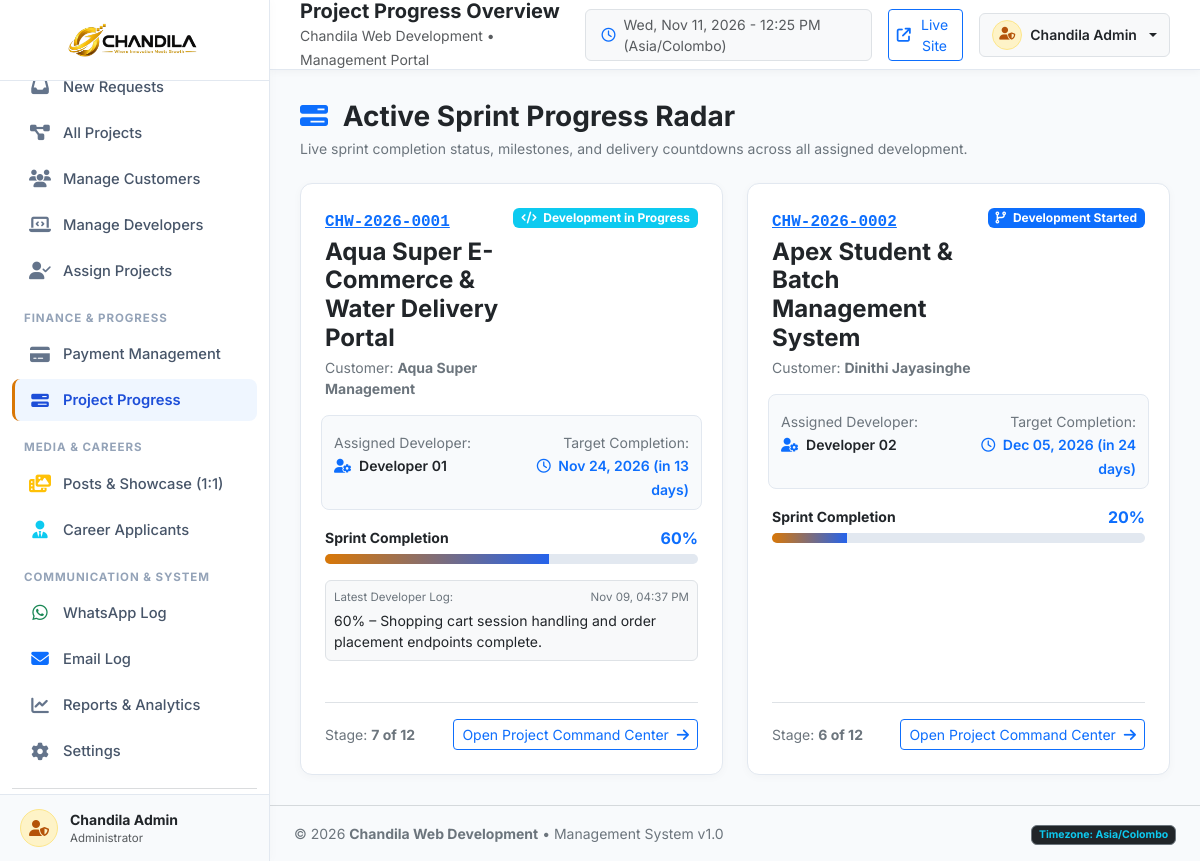
The app's page /admin/progress.php (signed in) with its own data.
### tables this page shows
CREATE TABLE `projects` (
  `id` INT(11) NOT NULL AUTO_INCREMENT,
  `job_id` VARCHAR(30) NOT NULL UNIQUE,
  `customer_id` INT(11) NOT NULL,
  `project_title` VARCHAR(200) NOT NULL,
  `project_type` ENUM(
    'Business Website',
    'E-commerce Website',
    'Web Application',
    'Student Management System',
    'Booking System',
    'Custom Web Application',
    'Other'
  ) NOT NULL DEFAULT 'Business Website',
  `description` TEXT NOT NULL,
  `required_features` TEXT NOT NULL,
  `reference_url` VARCHAR(255) DEFAULT NULL,
  `expected_budget` VARCHAR(100) DEFAULT NULL,
  `total_cost` DECIMAL(12,2) NOT NULL DEFAULT 0.00,
  `advance_amount` DECIMAL(12,2) NOT NULL DEFAULT 0.00,
  `milestone2_amount` DECIMAL(12,2) NOT NULL DEFAULT 0.00,
  `final_amount` DECIMAL(12,2) NOT NULL DEFAULT 0.00,
  `total_paid` DECIMAL(12,2) NOT NULL DEFAULT 0.00,
  `balance_due` DECIMAL(12,2) NOT NULL DEFAULT 0.00,
  `status` ENUM(
    'Request Submitted',
    'Request Reviewed',
    'Project Confirmed',
    'Advance Payment Pending',
    'Advance Payment Confirmed',
    'Development Started',
    'Development in Progress',
    'Second Payment Pending',
    'Client Review / Revisions',
    'Final Payment Pending',
    'Hosting & Deployment',
    'Project Completed',
    'Project Delivered',
    'Cancelled'
  ) NOT NULL DEFAULT 'Request Submitted',
  `progress_percentage` INT(3) NOT NULL DEFAULT 0,
  `assigned_developer_id` INT(11) DEFAULT NULL,
  `assigned_date` DATETIME DEFAULT NULL,
  `expected_completion_date` DATE DEFAULT NULL,
  `development_completed_date` DATETIME DEFAULT NULL,
  `hosting_url` VARCHAR(255) DEFAULT NULL,
  `hosting_deployed_date` DATETIME DEFAULT NULL,
  `delivered_date` DATETIME DEFAULT NULL,
  `additional_requirements` TEXT DEFAULT NULL,
  `internal_notes` TEXT DEFAULT NULL,
  `is_approved` TINYINT(1) NOT NULL DEFAULT 0,
  `created_at` DATETIME NOT NULL DEFAULT CURRENT_TIMESTAMP,
  `updated_at` DATETIME NOT NULL DEFAULT CURRENT_TIMESTAMP ON UPDATE CURRENT_TIMESTAMP,
  PRIMARY KEY (`id`),
  INDEX `idx_job_id` (`job_id`),
  INDEX `idx_customer` (`customer_id`),
  INDEX `idx_assigned_dev` (`assigned_developer_id`),
  INDEX `idx_status` (`status`),
  CONSTRAINT `fk_project_customer` FOREIGN KEY (`customer_id`) REFERENCES `customers` (`id`) ON DELETE CASCADE,
  CONSTRAINT `fk_project_dev` FOREIGN KEY (`assigned_developer_id`) REFERENCES `users` (`id`) ON DELETE SET NULL
);

CREATE TABLE `customers` (
  `id` INT(11) NOT NULL AUTO_INCREMENT,
  `full_name` VARCHAR(100) NOT NULL,
  `company_name` VARCHAR(150) DEFAULT NULL,
  `email` VARCHAR(100) NOT NULL,
  `phone` VARCHAR(30) NOT NULL,
  `whatsapp_number` VARCHAR(30) NOT NULL,
  `address` TEXT DEFAULT NULL,
  `created_at` DATETIME NOT NULL DEFAULT CURRENT_TIMESTAMP,
  `updated_at` DATETIME NOT NULL DEFAULT CURRENT_TIMESTAMP ON UPDATE CURRENT_TIMESTAMP,
  PRIMARY KEY (`id`),
  INDEX `idx_customer_email` (`email`),
  INDEX `idx_customer_whatsapp` (`whatsapp_number`)
);

CREATE TABLE `users` (
  `id` INT(11) NOT NULL AUTO_INCREMENT,
  `username` VARCHAR(50) NOT NULL UNIQUE,
  `email` VARCHAR(100) NOT NULL UNIQUE,
  `password_hash` VARCHAR(255) NOT NULL,
  `full_name` VARCHAR(100) NOT NULL,
  `phone` VARCHAR(30) DEFAULT NULL,
  `role` ENUM('admin', 'developer', 'customer_care') NOT NULL DEFAULT 'developer',
  `skills` VARCHAR(255) DEFAULT 'Full Stack Development',
  `status` ENUM('active', 'inactive') NOT NULL DEFAULT 'active',
  `avatar` VARCHAR(255) DEFAULT NULL,
  `last_login` DATETIME DEFAULT NULL,
  `created_at` DATETIME NOT NULL DEFAULT CURRENT_TIMESTAMP,
  `updated_at` DATETIME NOT NULL DEFAULT CURRENT_TIMESTAMP ON UPDATE CURRENT_TIMESTAMP,
  PRIMARY KEY (`id`),
  INDEX `idx_role` (`role`),
  INDEX `idx_status` (`status`)
);

### admin/progress.php (the view, shortened to what this page needs)
<?php
require_once __DIR__ . '/../includes/admin_header.php';
$projects = $pdo->query("
    SELECT p.*,
           c.full_name AS customer_name,
           c.company_name,
           u.full_name AS dev_name,
           (SELECT description FROM project_progress WHERE project_id = p.id ORDER BY created_at DESC LIMIT 1) AS latest_progress_desc,
           (SELECT created_at FROM project_progress WHERE project_id = p.id ORDER BY created_at DESC LIMIT 1) AS latest_progress_time
    FROM projects p
    JOIN customers c ON p.customer_id = c.id
    LEFT JOIN users u ON p.assigned_developer_id = u.id
    WHERE p.status IN ('Development Started', 'Development in Progress', 'Second Payment Pending', 'Client Review / Revisions', 'Hosting & Deployment')
    ORDER BY p.expected_completion_date ASC
")->fetchAll();
?>
<div class="d-flex justify-content-between align-items-center mb-4">
    <div>
        <h3 class="text-dark fw-bold mb-1"><i class="fa-solid fa-bars-progress text-primary me-2"></i> Active Sprint Progress Radar</h3>
        <p class="text-secondary small mb-0">Live sprint completion status, milestones, and delivery countdowns across all assigned development.</p>
    </div>
</div>
<div class="row g-4">
    <?php if (empty($projects)): ?>
        <div class="col-12">
            <div class="admin-card p-5 text-center text-secondary">
                <i class="fa-solid fa-laptop-code fa-3x mb-3 d-block text-secondary"></i>
                <h4 class="text-dark">No Active Development Sprints</h4>
                <p class="small mb-0">Projects in development will appear here with live progress percentages and deadline tracking.</p>
            </div>
        </div>
    <?php else: ?>
        <?php foreach ($projects as $p):
            $today = new DateTime('today');
            $target = !empty($p['expected_completion_date']) ? new DateTime($p['expected_completion_date']) : null;
            $diffDays = $target ? $today->diff($target) : null;
            $isOverdue = $target && ($today > $target);
        ?>
            <div class="col-lg-6">
                <div class="admin-card p-4 h-100 d-flex flex-column justify-content-between">
                    <div>
                        <div class="d-flex justify-content-between align-items-start mb-2">
                            <div>
                                <a href="<?php echo BASE_URL; ?>/admin/project_view.php?id=<?php echo $p['id']; ?>" class="fw-bold font-monospace text-primary fs-6">
                                    <?php echo htmlspecialchars($p['job_id']); ?>
                                </a>
                                <h4 class="text-dark fw-bold mt-1 mb-1"><?php echo htmlspecialchars($p['project_title']); ?></h4>
                                <div class="text-secondary small">Customer: <strong><?php echo htmlspecialchars($p['customer_name']); ?></strong></div>
                            </div>
                            <?php echo getStatusBadge($p['status']); ?>
                        </div>
                        <div class="row g-2 p-2 rounded-3 my-3" style="background: #f8fafc; border: 1px solid #e2e8f0;">
                            <div class="col-6">
                                <span class="text-secondary small d-block">Assigned Developer:</span>
                                <span class="fw-semibold text-dark small">
                                    <i class="fa-solid fa-user-gear text-primary me-1"></i> <?php echo htmlspecialchars($p['dev_name'] ?? 'Unassigned'); ?>
                                </span>
                            </div>
                            <div class="col-6 text-end">
                                <span class="text-secondary small d-block">Target Completion:</span>
                                <?php if ($isOverdue): ?>
                                    <span class="badge bg-danger"><i class="fa-solid fa-triangle-exclamation me-1"></i> Overdue (<?php echo formatDateOnly($p['expected_completion_date']); ?>)</span>
                                <?php else: ?>
                                    <span class="text-primary fw-semibold small">
                                        <i class="fa-regular fa-clock me-1"></i> <?php echo formatDateOnly($p['expected_completion_date']); ?>
                                        <?php if ($diffDays): ?>(in <?php echo $diffDays->days; ?> days)<?php endif; ?>
                                    </span>
                                <?php endif; ?>
                            </div>
                        </div>
                        <div class="mb-3">
                            <div class="d-flex justify-content-between align-items-center mb-1">
                                <span class="text-dark small fw-bold">Sprint Completion</span>
                                <span class="text-primary fw-bold"><?php echo (int)$p['progress_percentage']; ?>%</span>
                            </div>
                            <div class="progress" style="height: 10px; background-color: #e2e8f0; border-radius: 20px;">
                                <div class="progress-bar progress-bar-striped progress-bar-animated"
                                     style="width: <?php echo (int)$p['progress_percentage']; ?>%; background: linear-gradient(90deg, #d97706, #2563eb);"
                                     role="progressbar"></div>
                            </div>
                        </div>
                        <?php if (!empty($p['latest_progress_desc'])): ?>
                            <div class="p-2 rounded bg-light border small text-dark mb-3">
                                <div class="d-flex justify-content-between text-secondary mb-1" style="font-size: 0.72rem;">
                                    <span>Latest Developer Log:</span>
                                    <span><?php echo formatDateTime($p['latest_progress_time'], 'M d, h:i A'); ?></span>
                                </div>
                                <?php echo htmlspecialchars($p['latest_progress_desc']); ?>
                            </div>
                        <?php endif; ?>
                    </div>
                    <div class="pt-3 border-top d-flex justify-content-between align-items-center">
                        <span class="text-secondary small">Stage: <strong><?php echo getStageStepNumber($p['status']); ?> of 12</strong></span>
                        <a href="<?php echo BASE_URL; ?>/admin/project_view.php?id=<?php echo $p['id']; ?>" class="btn btn-sm btn-outline-primary">
                            Open Project Command Center <i class="fa-solid fa-arrow-right ms-1"></i>
                        </a>
                    </div>
                </div>
            </div>
        <?php endforeach; ?>
    <?php endif; ?>
</div>
<?php require_once __DIR__ . '/../includes/admin_footer.php'; ?>

### includes/functions.php (shortened to what this page needs)
<?php
if (!defined('CHANDILA_FUNCTIONS_LOADED')) {
function formatDateTime(?string $date, string $format = 'M d, Y h:i A'): string {
    $d = new DateTime($date, new DateTimeZone('Asia/Colombo'));
    return $d->format($format);
}
function formatDateOnly(?string $date): string {
    $d = new DateTime($date, new DateTimeZone('Asia/Colombo'));
    return $d->format('M d, Y');
}
function getStatusBadge(string $status): string {
    $map = [
        'Request Submitted'          => ['bg' => 'secondary', 'icon' => 'fa-paper-plane'],
        'Request Reviewed'           => ['bg' => 'info',      'icon' => 'fa-eye'],
        'Project Confirmed'          => ['bg' => 'primary',   'icon' => 'fa-circle-check'],
        'Advance Payment Pending'    => ['bg' => 'warning',   'icon' => 'fa-hourglass-half'],
        'Advance Payment Confirmed'  => ['bg' => 'success',   'icon' => 'fa-money-bill-wave'],
        'Development Started'        => ['bg' => 'primary',   'icon' => 'fa-code-branch'],
        'Development in Progress'    => ['bg' => 'info',      'icon' => 'fa-code'],
        'Second Payment Pending'     => ['bg' => 'warning',   'icon' => 'fa-file-invoice-dollar'],
        'Client Review / Revisions'  => ['bg' => 'warning',   'icon' => 'fa-comments'],
        'Final Payment Pending'      => ['bg' => 'danger',    'icon' => 'fa-wallet'],
        'Hosting & Deployment'       => ['bg' => 'info',      'icon' => 'fa-server fa-bounce'],
        'Project Completed'          => ['bg' => 'success',   'icon' => 'fa-flag-checkered'],
        'Project Delivered'          => ['bg' => 'success',   'icon' => 'fa-trophy'],
        'Cancelled'                  => ['bg' => 'dark',      'icon' => 'fa-ban']
    ];
    $info = $map[$status] ?? ['bg' => 'secondary', 'icon' => 'fa-circle-info'];
    $bg = $info['bg'];
    $icon = $info['icon'];
    return "<span class=\"badge bg-{$bg} px-2 py-1 text-nowrap\"><i class=\"fa-solid {$icon} me-1\"></i> " . htmlspecialchars($status) . "</span>";
}
function getStageStepNumber(string $status): int {
    $index = array_search($status, PROJECT_STAGES, true);
    return ($index !== false) ? ($index + 1) : 1;
}
}

### assets/css/admin.css (style rules this page uses)
:root { --admin-sidebar-bg: #ffffff; --admin-content-bg: #f8fafc; --admin-card-bg: #ffffff; --admin-border: #e2e8f0; --admin-primary: #2563eb; --admin-gold: #d97706; --admin-text: #0f172a; --admin-text-muted: #64748b; --admin-success: #10b981; --admin-warning: #f59e0b; --admin-danger: #ef4444; }
html { overflow-x: hidden; max-width: 100%; width: 100%; -webkit-text-size-adjust: 100%; }
body.admin-body { background-color: var(--admin-content-bg); color: var(--admin-text); font-family: 'Inter', -apple-system, BlinkMacSystemFont, 'Segoe UI', Roboto, Helvetica, Arial, sans-serif; overflow-x: hidden; max-width: 100%; width: 100%; margin: 0; padding: 0; }
.admin-card { background: #ffffff; border: 1px solid var(--admin-border); border-radius: 12px; margin-bottom: 25px; box-shadow: 0 2px 10px rgba(0, 0, 0, 0.03); }

### records on screen
projects: job "CHW-2026-0001", project_title "Aqua Super E-Commerce & Water Delivery Portal", customer.full_name "Aqua Super Management", status "Development in Progress", assigned_developer.full_name "Developer 01", expected_completion_date "Nov 24, 2026", expected_completion_date "13", progress_percentage "60", latest_progress_time "Nov 09, 04:37 PM", latest_progress_desc "60% – Shopping cart session handling and order placement endpoints complete.", status "7"
projects: job "CHW-2026-0002", project_title "Apex Student & Batch Management System", customer.full_name "Dinithi Jayasinghe", status "Development Started", assigned_developer.full_name "Developer 02", expected_completion_date "Dec 05, 2026", expected_completion_date "24", progress_percentage "20", status "6"

### other values on screen
$currentUser['full_name'] "Chandila Admin"
$adminTitle "Project Progress Overview"
